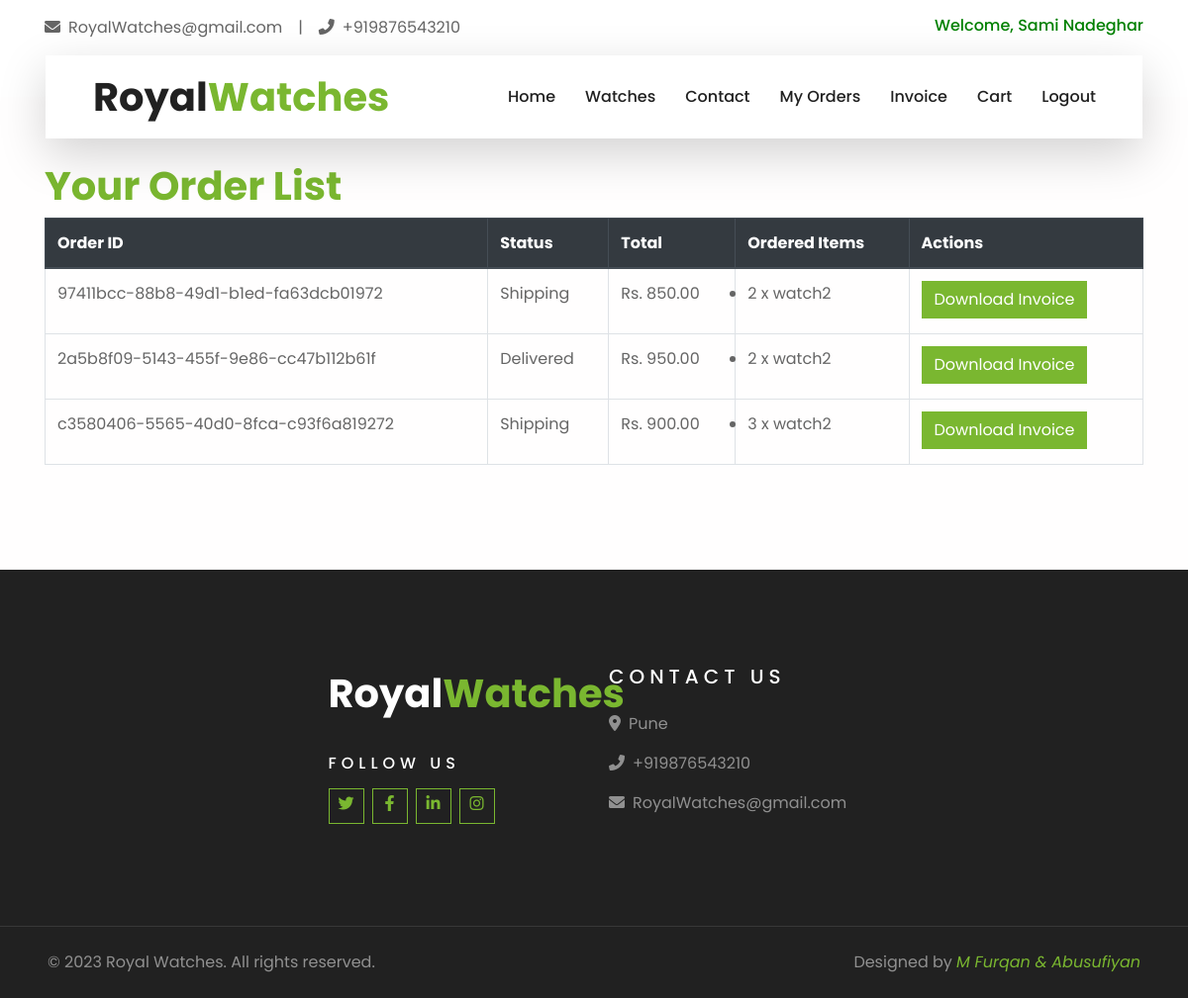
/invoice_page (signed in), run on the app's committed database.
### watches/models.py (models this page shows, shortened)
class Order(models.Model):
    PENDING = 'pending'
    PROCESSING = 'processing'
    SHIPPING = 'shipping'
    DELIVERED = 'delivered'
    CANCELLED = "cancelled"
    STATUS_CHOICES = [
        (PENDING, 'Pending'),
        (PROCESSING, 'Processing'),
        (SHIPPING, 'Shipping'),
        (DELIVERED, 'Delivered'),
        (CANCELLED, 'Cancelled'),
    ]
    user = models.ForeignKey(User, on_delete=models.CASCADE)
    items = models.ManyToManyField('Watch', through='OrderItem')
    created_at = models.DateTimeField(auto_now_add=True)
    total_price = models.DecimalField(max_digits=10, decimal_places=2)
    status = models.CharField(max_length=20, choices=STATUS_CHOICES, default=PENDING)
    payment_successful = models.BooleanField(default=False)
    order_uuid = models.UUIDField(default=uuid.uuid4, editable=False, unique=True)
    def get_status_display(self):
        try:
            return dict(self.STATUS_CHOICES)[self.status]
        except KeyError:
            return "Unknown Status"

class OrderItem(models.Model):
    order = models.ForeignKey('Order', on_delete=models.CASCADE)
    watch = models.ForeignKey('Watch', on_delete=models.CASCADE)
    quantity = models.PositiveIntegerField()
    total_price = models.DecimalField(max_digits=10, decimal_places=2)

class Watch(models.Model):
    name = models.CharField(max_length=255)
    description = models.TextField()
    price = models.DecimalField(max_digits=10, decimal_places=2)
    image = models.ImageField(upload_to='watch_images/')
    created_at = models.DateTimeField(auto_now_add=True)
    is_featured = models.BooleanField(default=False)
    stock_quantity = models.PositiveIntegerField(default=0)

### watches/views.py (the view)
# urls.py: path('invoice_page',views.invoice_page,name='invoice_page')
def invoice_page(request):
    orders = Order.objects.filter(user=request.user)
    return render(request, 'invoice_page.html', {'orders': orders})

### templates/invoice_page.html (shortened to what this page needs)
{% extends 'base.html' %}
{% block body %}
    <div class="container mt-4">
        <h1>Your Order List</h1>
        {% if orders %}
            <table class="table table-bordered">
                <thead class="thead-dark">
                    <tr>
                        <th>Order ID</th>
                        <th>Status</th>
                        <th>Total</th>
                        <th>Ordered Items</th>
                        <th>Actions</th>
                    </tr>
                </thead>
                <tbody>
                    {% for order in orders %}
                        <tr>
                            <td>{{ order.order_uuid }}</td>
                            <td>
                                    {{ order.get_status_display }}
                            </td>
                            <td>Rs. {{ order.total_price }}</td>
                            <td>
                                <ul>
                                    {% for item in order.orderitem_set.all %}
                                        <li>{{ item.quantity }} x {{ item.watch.name }}</li>
                                    {% endfor %}
                                </ul>
                            </td>
                            <td>
                                <a href="{% url 'invoice' order_uuid=order.order_uuid %}" class="btn btn-primary">Download Invoice</a>
                            </td>
                        </tr>
                    {% endfor %}
                </tbody>
            </table>
        {% else %}
            <p>You haven't placed any orders yet.</p>
        {% endif %}
    </div>
{% endblock %}

### templates/base.html (shortened to what this page needs)
{% load static %}
<html lang="en">
<head>
    <link href="https://cdnjs.cloudflare.com/ajax/libs/font-awesome/6.0.0/css/all.min.css" rel="stylesheet">
    <link href="{% static 'style.css' %}" rel="stylesheet">
    <link href="https://fontawesome.com/icons/user?s=solid&f=classic" rel="stylesheet">
    <link href="{% static 'style.css' %}" rel="stylesheet">
    <link href="" rel="stylesheet">
</head>
<body class="d-flex flex-column min-vh-100">
    <div class="container-fluid bg-light pt-3 d-none d-lg-block">
        <div class="container">
            <div class="row">
                <div class="col-lg-6 text-center text-lg-left mb-2 mb-lg-0">
                    <div class="d-inline-flex align-items-center">
                        <p><i class="fa fa-envelope mr-2"></i>RoyalWatches@gmail.com</p>
                        <p class="text-body px-3">|</p>
                        <p><i class="fa fa-phone-alt mr-2"></i>+919876543210</p>
                    </div>
                </div>
                <div class="col-lg-6 text-center text-lg-right">
                    <div class="user-name">
                        <h6 style='color:green'>Welcome, {{ user.first_name }} {{ user.last_name }}</h6>
                    </div>
                </div>
            </div>
        </div>
    </div>
    <div class="container-fluid position-relative nav-bar p-0">
        <div class="container-lg position-relative p-0 px-lg-3" style="z-index: 9;">
            <nav class="navbar navbar-expand-lg bg-light navbar-light shadow-lg py-3 py-lg-0 pl-3 pl-lg-5">
                <a href="" class="navbar-brand">
                    <h1 class="m-0 text-primary"><span class="text-dark">Royal</span>Watches</h1>
                </a>
                <div class="collapse navbar-collapse justify-content-between px-3" id="navbarCollapse">
                    <div class="navbar-nav ml-auto py-0">
                        <a href="/home/" class="nav-item nav-link ">Home</a>
                        <a href="/watches/" class="nav-item nav-link">Watches</a>
                        <a href="/contact/" class="nav-item nav-link">Contact</a>
                        {% if user.is_authenticated %}
                        <a href="/order_list/" class="nav-item nav-link">My Orders</a>
                        <a href="/invoice_page" class="nav-item nav-link">Invoice</a>
                        <a href="/cart/" class="nav-item nav-link">Cart</a>
                        <a href="/logout" class="nav-item nav-link">Logout</a>
                        {% else %}
                        <a href="/register" class="nav-item nav-link">Registration</a>
                        <a href="/login" class="nav-item nav-link">Login</a>
                        {% endif %}
                    </div>
                </div>
            </nav>
        </div>
    </div>
    <div class="flex-grow-1">
        {% block body %} {% endblock body %}
    </div>
    <div class="container-fluid bg-dark text-white-50 py-5 px-sm-3 px-lg-5" style="margin-top: 90px;">
        <div class="row pt-5 justify-content-center">
            <div class="col-lg-3 col-md-6 mb-5">
                <a href="" class="navbar-brand">
                    <h1 class="text-primary"><span class="text-white">Royal</span>Watches</h1>
                </a>
                <h6 class="text-white text-uppercase mt-4 mb-3" style="letter-spacing: 5px;">Follow Us</h6>
                <div class="d-flex justify-content-start">
                    <a class="btn btn-outline-primary btn-square mr-2" href="#"><i class="fab fa-twitter"></i></a>
                    <a class="btn btn-outline-primary btn-square mr-2" href="#"><i class="fab fa-facebook-f"></i></a>
                    <a class="btn btn-outline-primary btn-square mr-2" href="#"><i class="fab fa-linkedin-in"></i></a>
                    <a class="btn btn-outline-primary btn-square" href="#"><i class="fab fa-instagram"></i></a>
                </div>
            </div>
            <div class="col-lg-3 col-md-6 mb-5">
                <h5 class="text-white text-uppercase mb-4" style="letter-spacing: 5px;">Contact Us</h5>
                <p><i class="fa fa-map-marker-alt mr-2"></i>Pune</p>
                <p><i class="fa fa-phone-alt mr-2"></i>+919876543210</p>
                <p><i class="fa fa-envelope mr-2"></i>RoyalWatches@gmail.com</p>
            </div>
        </div>
    </div>
    <div class="container-fluid bg-dark text-white border-top py-4 px-sm-3 px-md-5" style="border-color: rgba(256, 256, 256, .1) !important;">
        <div class="row">
            <div class="col-lg-6 text-center text-md-left mb-3 mb-md-0">
                <p class="m-0 text-white-50"> &copy; 2023 Royal Watches.  All rights reserved.</p>
            </div>
            <div class="col-lg-6 text-center text-md-right">
                <p class="m-0 text-white-50">Designed by <a href=""><i>M Furqan & Abusufiyan</i></a></p>
            </div>
        </div>
    </div>
</body>
</html>

### data on the page
Order: order_uuid "97411bcc-88b8-49d1-b1ed-fa63dcb01972", status "Shipping", total_price "850.00"
OrderItem: quantity "2", watch.name "watch2"
Order: order_uuid "2a5b8f09-5143-455f-9e86-cc47b112b61f", status "Delivered", total_price "950.00"
OrderItem: quantity "2", watch.name "watch2"
Order: order_uuid "c3580406-5565-40d0-8fca-c93f6a819272", status "Shipping", total_price "900.00"
OrderItem: quantity "3", watch.name "watch2"

### other printed values
{{ user.first_name }} "Sami"
{{ user.last_name }} "Nadeghar"
